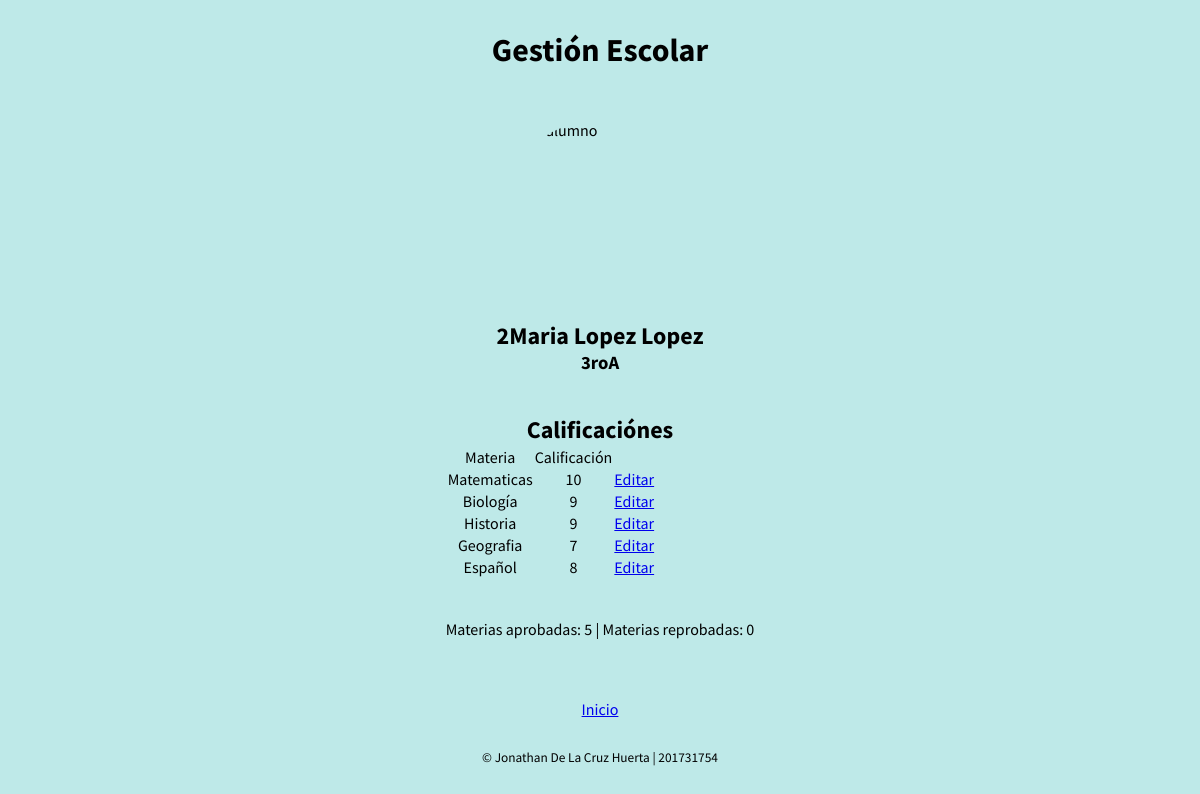
The app's page /generarKardex.php?IdAlumno=2 with its own data.
### tables this page shows
CREATE TABLE alumnos(
    IdAlumno INT(3)  NOT NULL AUTO_INCREMENT PRIMARY KEY,
    Nombre VARCHAR(40) NOT NULL,
    Grado VARCHAR(60) NOT NULL,
    Grupo varchar(20) NOT NULL,
    Imagen LONGBLOB
);

CREATE TABLE materias(
    IdMateria INT(3) NOT NULL AUTO_INCREMENT PRIMARY KEY,    
    Materia VARCHAR(40) NOT NULL
);

CREATE TABLE calificaciones(
    IdCalificacion INT(3) UNSIGNED AUTO_INCREMENT PRIMARY KEY,
    IdAlumno INT(3) NOT NULL,
    IdMateria INT(3) NOT NULL,
    Calificacion INT(2) NOT NULL,
    FOREIGN KEY(IdAlumno) REFERENCES alumnos(IdAlumno),
    FOREIGN KEY(IdMateria) REFERENCES materias(IdMateria)
);

### generarKardex.php (the view, shortened to what this page needs)
<?PHP
$servername = "localhost";
$database = "gestionalumnos";
$username = "root";
$password = "";
$id=$_GET['IdAlumno'];
$conn = mysqli_connect($servername, $username, $password, $database);
$sql = "SELECT * FROM alumnos WHERE idAlumno=$id";
$result = mysqli_query($conn,$sql);
while($row = mysqli_fetch_array($result)) {
    $IdAlumno=$row['IdAlumno'];
    $nom=$row['Nombre'];
    $grado=$row['Grado'];
    $grupo=$row['Grupo'];
    $img=$row['Imagen'];
}
?>
<!DOCTYPE html>
<html lang="es">
<head>
    <link rel="stylesheet" href="style.css">
</head>
<body>
    <header>
        <h1>Gestión Escolar</h1>
    </header>
    <main class="main-user">
        <section class="alumno">
            <img src="<?php echo $img?>" alt="foto alumno" class="perfil">
            <h2><?php echo $id . $nom?></h2>
            <h3><?php echo $grado . $grupo ?></h3>
        </section>
        <section>
            <h2>Calificaciónes</h2>
            <table>
                <tr>
			        <td>Materia</td>
                    <td>Calificación</td>
			    </tr>
                <?php
                    $sql = "SELECT * FROM calificaciones WHERE IdAlumno=$IdAlumno";
                    $result = mysqli_query($conn,$sql);
                    $aprobadas = 0;
                    $reprobadas = 0;
                        while($row = mysqli_fetch_array($result)) {
                            $mat = $row['IdMateria'];
                            if ($row["Calificacion"]>=6){
                                $aprobadas=$aprobadas+1;
                            }else{
                                $reprobadas = $reprobadas+1;
                            }
                            $sql2 = "SELECT * FROM materias WHERE IdMateria=$mat";
                            $result2 = mysqli_query($conn,$sql2);
                            while($row2 = mysqli_fetch_array($result2)) {
                ?>
                        <tr>
                            <td><?php echo $row2["Materia"];?></td>
                            <td><?php echo $row["Calificacion"];?></td>
                            <td><a href="editarCalificacion.php?id=<?php echo $row["IdCalificacion"] ?>" ?>Editar</a></td>
                        </tr>
                <?php
                            }
                        }
                ?>
            </table>
            <br><br>
            <p>Materias aprobadas: <?php echo $aprobadas;?> | Materias reprobadas: <?php echo $reprobadas;?></p>
        </section>
        <br><br>
        <a href="index.php">Inicio</a>
    </main>
    <footer>
        <small>&copy; Jonathan De La Cruz Huerta | 201731754</small>
    </footer>
</body>
</html>

### style.css (style rules this page uses)
:root { --powder-blue: #bee9e8ff; --maximum-blue: #62b6cbff; --maximum-green: rgb(98, 203, 98); --indigo-dye: #1b4965ff; }
* { margin: 0; padding: 0; box-sizing: border-box; }
body { background: var(--powder-blue); font-family: 'Source Sans Pro', sans-serif; }
main { display: flex; justify-content: center; align-items: center; }
h1 { text-align: center; margin: 30px auto; }
h2 { text-align: center; }
td { text-align: center; }
footer { display: flex; justify-content: center; align-items: center; margin: 30px auto; }
.perfil { width: 200px; height: 200px; border-radius: 50%; }
.main-user { display: flex; flex-direction: column; }
.main-user section { margin: 20px auto; }
.alumno { display: flex; flex-direction: column; justify-content: center; align-items: center; }

### records on screen
alumnos: Nombre "Maria Lopez Lopez", Grado "3ro", Grupo "A"
calificaciones: Calificacion "10"
materias: Materia "Matematicas"
calificaciones: Calificacion "9"
materias: Materia "Biología"
calificaciones: Calificacion "9"
materias: Materia "Historia"
calificaciones: Calificacion "7"
materias: Materia "Geografia"
calificaciones: Calificacion "8"
materias: Materia "Español"

### other values on screen
$id "2"
$aprobadas "5"
$reprobadas "0"
